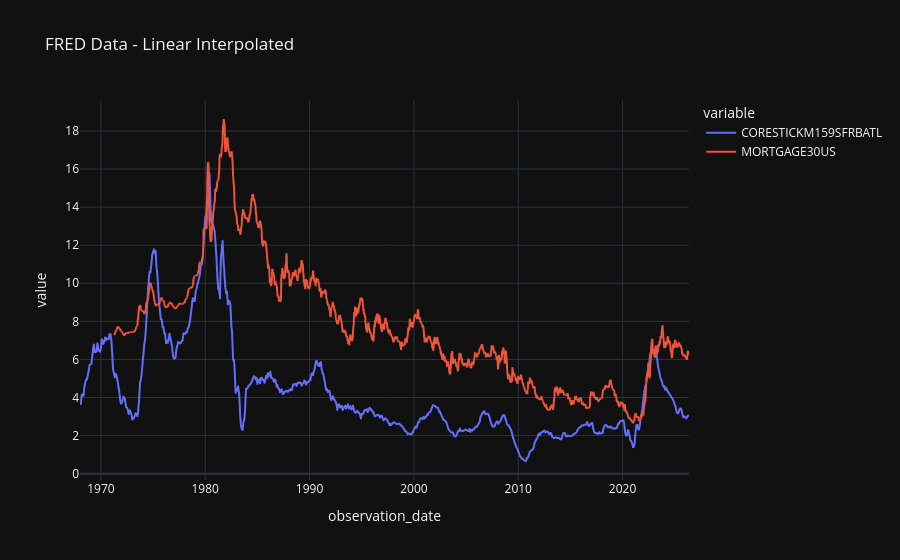

The notebook cell this image was saved under:
### Code cell
pdf_join_interpl.plot(title = 'FRED Data - Linear Interpolated')

### Figure 1 — Plotly figure (JSON) as saved in the notebook; plotly's stock layout.template omitted (floating-point values rounded to 4 significant figures; data arrays with more than 128 entries replaced by an {"elided": "..."} marker saying what was removed)
{"data": [{"hovertemplate": "variable=CORESTICKM159SFRBATL<br>observation_date=%{x}<br>value=%{y}<extra></extra>", "legendgroup": "CORESTICKM159SFRBATL", "line": {"color": "#636efa", "dash": "solid"}, "marker": {"symbol": "circle"}, "mode": "lines", "name": "CORESTICKM159SFRBATL", "showlegend": true, "type": "scattergl", "x": {"elided": "3490 str values"}, "xaxis": "x", "y": {"elided": "3490 float values"}, "yaxis": "y"}, {"hovertemplate": "variable=MORTGAGE30US<br>observation_date=%{x}<br>value=%{y}<extra></extra>", "legendgroup": "MORTGAGE30US", "line": {"color": "#EF553B", "dash": "solid"}, "marker": {"symbol": "circle"}, "mode": "lines", "name": "MORTGAGE30US", "showlegend": true, "type": "scattergl", "x": {"elided": "3490 str values"}, "xaxis": "x", "y": {"elided": "3490 float values"}, "yaxis": "y"}], "layout": {"legend": {"title": {"text": "variable"}, "tracegroupgap": 0}, "title": {"text": "FRED Data - Linear Interpolated"}, "xaxis": {"anchor": "y", "domain": [0, 1], "title": {"text": "observation_date"}}, "yaxis": {"anchor": "x", "domain": [0, 1], "title": {"text": "value"}}}}
